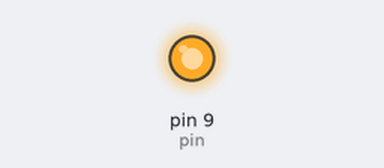
Bench run of a sketch on a simulated Arduino Uno, built with avr-gcc and run on an emulated ATmega328P. Parts: output pins drawn as LEDs (lit = HIGH).

Above: at 0.05 s.
At 1.5 s:
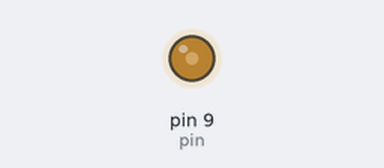
Timing chart, 0 to 3.5 s (numbered marks = the images above):
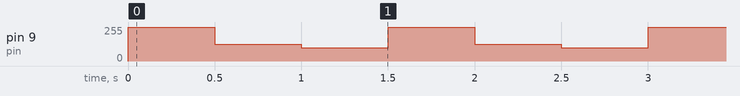

The sketch:

encendido_analogo.ino
```cpp
int pin = 9;
int bgns1 = 255;
int bgns2 = 125;
int bgns3 = 100;


void setup() {
  // put your setup code here, to run once:
pinMode(pin,OUTPUT);
}

void loop() {
  // put your main code here, to run repeatedly:
analogWrite(pin,bgns1);
delay(500);
analogWrite(pin,bgns2);
delay(500);
analogWrite(pin,bgns3);
delay(500);

}
```

Measured:
- by itself, pin 9 (pin): repeats every 1.5 s: 125/255 0.50 s, 100/255 0.50 s, 255/255 0.50 s
